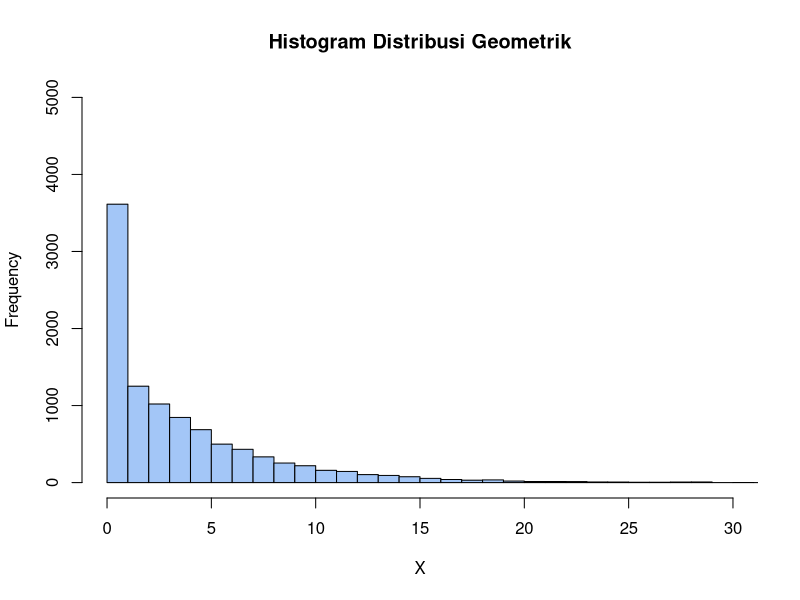

Write R code to recreate this figure.
# Nomor 1A
x <- 3
prob <- 0.20
peluang <- dgeom(x, prob)
print(paste("Peluang =", peluang))

# Nomor 1B
n_data <- 10000
dist <- rgeom(n_data, prob)
mean <- mean(dist == 3)
print(paste("Mean =", mean))

# Nomor 1C
# Pada poin a, peluang selalu konstan, sedangkan pada poin b, mean
# peluang dapat berubah-ubah namun selalu mendekati peluang poin a.
# Hal ini berarti meskipun distribusi geometrik dilakukan secara acak,
# mean pada poin b tetap akan mendekati peluang pada poin a

# Nomor 1D
hist(dist,
    main = "Histogram Distribusi Geometrik",
    col = "#a3c6f7",
    xlab = "X",
    xlim = c(0, 30),
    ylim = c(0, 5000),
    breaks = 50)

# Nomor 1E
rataan <- 1 / prob
varian <- (1 - prob) / prob^2
print(paste("Rataan =", rataan))
print(paste("Varian =", varian))
